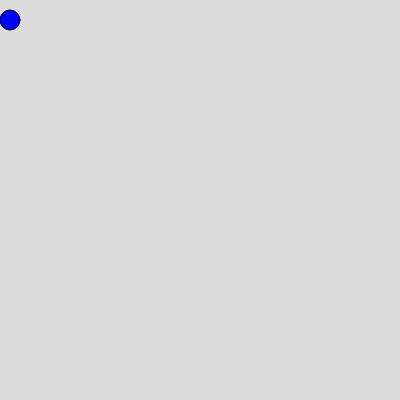
Frame 1 (no input)
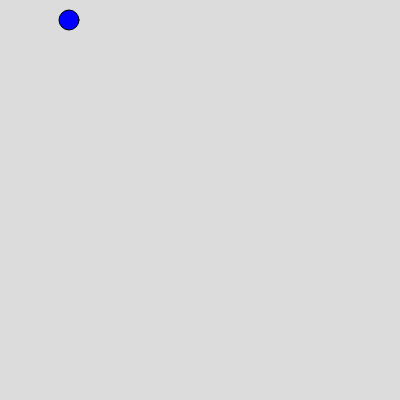
Frame 60 (no input)
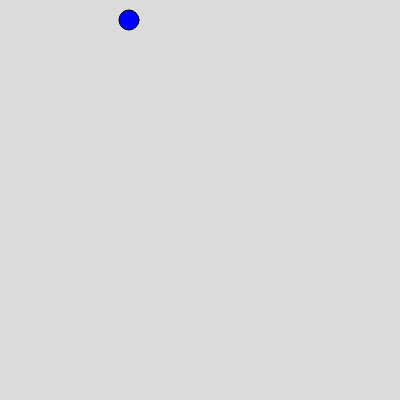
Frame 120 (the mouse pressed at the canvas centre since frame 60)

The p5.js sketch that drew these frames (run headless with seeded random() and noise() and a simulated clock; from frame 60 on, the mouse is pressed at the canvas centre):

// p5.js sketch
// ── sketch.js
function setup() {
  createCanvas(400, 400);
}

function draw() {
  background(220);
  fill (ball.color[0])
  circle(ball.x,ball.y,20)
  ball.velocityX=1
  ball.x=ball.x+ball.velocityX
}
var ball={
  x: 10,
  y: 20,
  velocityX:0,
  velocityY:0,
  color:["blue","pink","lavender","teel","magenta"]
}
